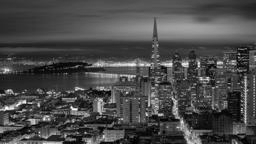
#> input picture Dataset4K/Grayscale/1.png, 256 x 144 px, given in place of 1577.png, which was not available
$ python image-processor.py
#> lines starting #> are read from the running program, lines starting #| are printed output that depends on the picture; pictures that were not available may be replaced by others from this repository, and a replacement may not be noted
from PIL import Image, ImageOps
import os
import cv2 as cv
from tqdm import tqdm
import numpy as np

imgnames = os.listdir(".")
i = 0

import random
listdata = [i for i in range(2056)]
train_filenames = random.sample(listdata,int(len(listdata)*0.75))
test_filesnames = [k for k in listdata if k not in train_filenames]
random.shuffle(test_filesnames)

for filename in train_filenames:
    #print("./Dataset4K/Grayscale/"+str(filename)+".png")
    train_imgG = np.array(cv.imread("./Grayscale/"+str(filename)+".png"))
#> train_imgG is the input picture: shape (144, 256, 3); min 0, max 253, mean 73.5
    train_imgC = np.array(cv.imread("./Colour/"+str(filename)+".png"))
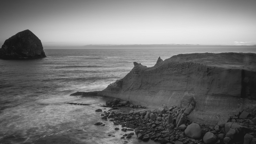
#> input picture Dataset4K/Grayscale/1002.png, 256 x 144 px, given in place of 1577.png, which was not available
#> train_imgC is the input picture: shape (144, 256, 3); min 18, max 236, mean 115.2
    train_imgC = np.pad(train_imgC,[(56,56),(0,0),(0,0)],mode="mean")
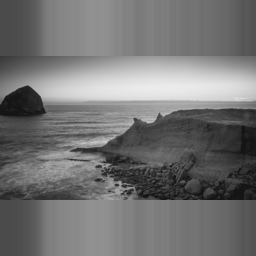
#> train_imgC: shape (256, 256, 3); min 18, max 236, mean 115.2
    train_imgG = np.pad(train_imgG,[(56,56),(0,0),(0,0)],mode="mean")
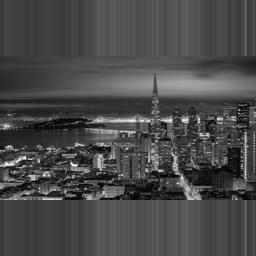
#> train_imgG: shape (256, 256, 3); min 0, max 253, mean 73.5

    #print(train_imgC.shape)
    #train_imgG = np.append(train_imgG,train_imgG,axis = 2)
    #train_imgG = np.append(train_imgG,train_imgG,axis = 2)
    train_imgC = np.append(train_imgG,train_imgC,axis = 1)
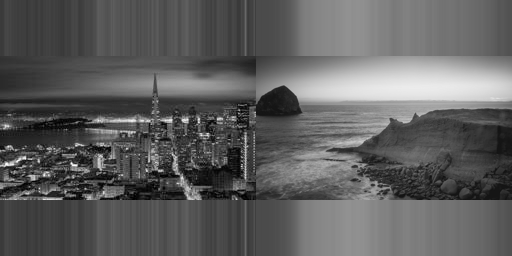
#> train_imgC: shape (256, 512, 3); min 0, max 253, mean 94.3
#> (the run stopped early here; a loop or call above may not have finished)
